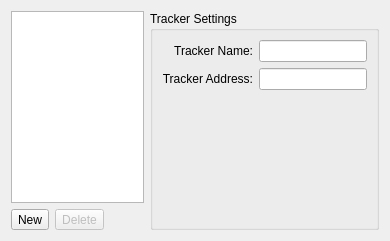
     <widget class="QWidget" name="tab_trackers">
      <attribute name="title">
       <string>Trackers</string>
      </attribute>
      <layout class="QHBoxLayout">
       <item>
        <layout class="QVBoxLayout">
         <item>
          <widget class="QListWidget" name="fTrackerList">
           <property name="sizePolicy">
            <sizepolicy hsizetype="Ignored" vsizetype="Expanding">
             <horstretch>0</horstretch>
             <verstretch>0</verstretch>
            </sizepolicy>
           </property>
          </widget>
         </item>
         <item>
          <layout class="QHBoxLayout">
           <item>
            <widget class="QToolButton" name="fBtnTrackerNew">
             <property name="text">
              <string>New</string>
             </property>
            </widget>
           </item>
           <item>
            <widget class="QToolButton" name="fBtnTrackerDelete">
             <property name="enabled">
              <bool>false</bool>
             </property>
             <property name="text">
              <string>Delete</string>
             </property>
            </widget>
           </item>
           <item>
            <spacer>
             <property name="orientation">
              <enum>Qt::Horizontal</enum>
             </property>
             <property name="sizeType">
              <enum>QSizePolicy::Minimum</enum>
             </property>
             <property name="sizeHint" stdset="0">
              <size>
               <width>40</width>
               <height>20</height>
              </size>
             </property>
            </spacer>
           </item>
          </layout>
         </item>
        </layout>
       </item>
       <item>
        <widget class="QGroupBox" name="fTrackerGroup">
         <property name="title">
          <string>Tracker Settings</string>
         </property>
         <layout class="QGridLayout">
          <item row="0" column="0">
           <widget class="QLabel" name="label_26">
            <property name="text">
             <string>Tracker Name:</string>
            </property>
            <property name="alignment">
             <set>Qt::AlignRight|Qt::AlignTrailing|Qt::AlignVCenter</set>
            </property>
           </widget>
          </item>
          <item row="0" column="1">
           <widget class="QLineEdit" name="fTrackerName"/>
          </item>
          <item row="1" column="0">
           <widget class="QLabel" name="label_27">
            <property name="text">
             <string>Tracker Address:</string>
            </property>
            <property name="alignment">
             <set>Qt::AlignRight|Qt::AlignTrailing|Qt::AlignVCenter</set>
            </property>
           </widget>
          </item>
          <item row="1" column="1">
           <widget class="QLineEdit" name="fTrackerAddress"/>
          </item>
          <item row="2" column="1">
           <spacer>
            <property name="orientation">
             <enum>Qt::Vertical</enum>
            </property>
            <property name="sizeHint" stdset="0">
             <size>
              <width>20</width>
              <height>40</height>
             </size>
            </property>
           </spacer>
          </item>
         </layout>
        </widget>
       </item>
      </layout>
     </widget>
